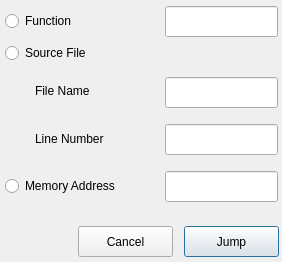
<?xml version="1.0" encoding="UTF-8"?>
<ui version="4.0">
 <class>Dialog</class>
 <widget class="QDialog" name="Dialog">
  <property name="geometry">
   <rect>
    <x>0</x>
    <y>0</y>
    <width>282</width>
    <height>262</height>
   </rect>
  </property>
  <property name="windowTitle">
   <string>Dialog</string>
  </property>
  <widget class="QLabel" name="lblFileName">
   <property name="geometry">
    <rect>
     <x>35</x>
     <y>80</y>
     <width>67</width>
     <height>21</height>
    </rect>
   </property>
   <property name="text">
    <string>File Name</string>
   </property>
  </widget>
  <widget class="QRadioButton" name="rbAddress">
   <property name="geometry">
    <rect>
     <x>5</x>
     <y>173</y>
     <width>141</width>
     <height>26</height>
    </rect>
   </property>
   <property name="text">
    <string>Memory Address</string>
   </property>
  </widget>
  <widget class="QLabel" name="lblLine">
   <property name="geometry">
    <rect>
     <x>35</x>
     <y>128</y>
     <width>81</width>
     <height>21</height>
    </rect>
   </property>
   <property name="text">
    <string>Line Number</string>
   </property>
  </widget>
  <widget class="QLineEdit" name="lineEditFile">
   <property name="geometry">
    <rect>
     <x>165</x>
     <y>77</y>
     <width>113</width>
     <height>31</height>
    </rect>
   </property>
  </widget>
  <widget class="QLineEdit" name="lineEditLine">
   <property name="geometry">
    <rect>
     <x>165</x>
     <y>124</y>
     <width>113</width>
     <height>31</height>
    </rect>
   </property>
  </widget>
  <widget class="QLineEdit" name="lineEditAddress">
   <property name="geometry">
    <rect>
     <x>165</x>
     <y>171</y>
     <width>113</width>
     <height>31</height>
    </rect>
   </property>
  </widget>
  <widget class="QRadioButton" name="rbSourceFile">
   <property name="geometry">
    <rect>
     <x>5</x>
     <y>40</y>
     <width>108</width>
     <height>26</height>
    </rect>
   </property>
   <property name="text">
    <string>Source File</string>
   </property>
  </widget>
  <widget class="QRadioButton" name="rbFunction">
   <property name="geometry">
    <rect>
     <x>5</x>
     <y>8</y>
     <width>108</width>
     <height>26</height>
    </rect>
   </property>
   <property name="text">
    <string>Function</string>
   </property>
  </widget>
  <widget class="QLineEdit" name="lineEditFunc">
   <property name="geometry">
    <rect>
     <x>165</x>
     <y>6</y>
     <width>113</width>
     <height>31</height>
    </rect>
   </property>
  </widget>
  <widget class="QPushButton" name="cmdJump">
   <property name="geometry">
    <rect>
     <x>184</x>
     <y>226</y>
     <width>95</width>
     <height>31</height>
    </rect>
   </property>
   <property name="text">
    <string>Jump</string>
   </property>
  </widget>
  <widget class="QPushButton" name="cmdCancel">
   <property name="geometry">
    <rect>
     <x>78</x>
     <y>226</y>
     <width>95</width>
     <height>31</height>
    </rect>
   </property>
   <property name="text">
    <string>Cancel</string>
   </property>
  </widget>
 </widget>
 <resources/>
 <connections/>
</ui>
